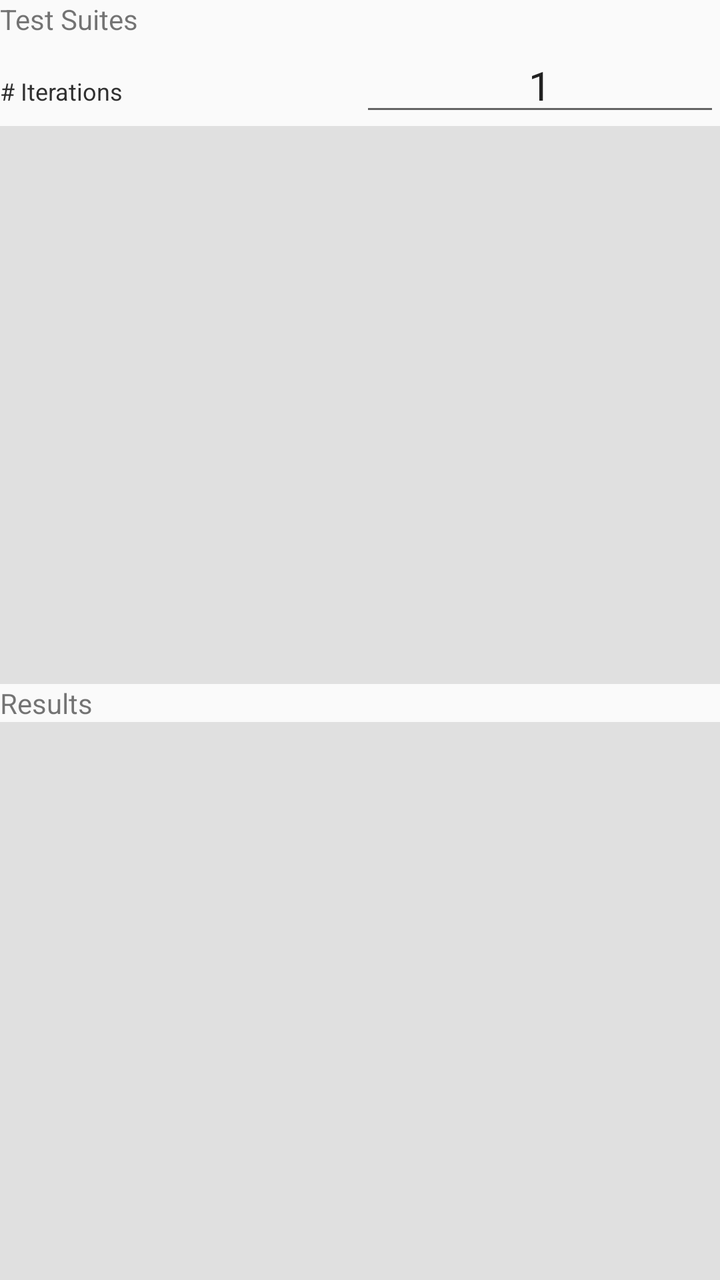
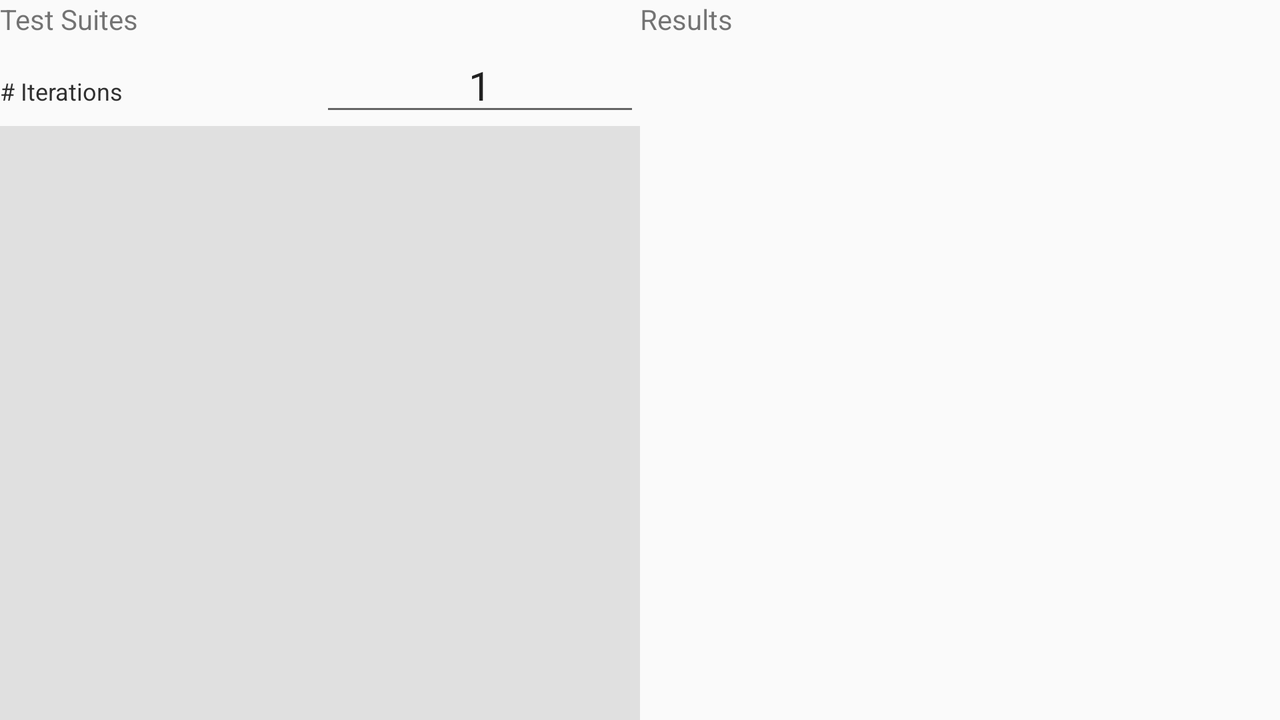

One screen, two layout resources from the same app: the default and the repository's alternative for another configuration. Each is rendered where Android would select it; the XML of both is given below.
<!-- AndroidManifest.xml: application theme AppTheme -->
<!-- res/layout/media_test_suites.xml -->
<?xml version="1.0" encoding="utf-8"?>
<LinearLayout
    xmlns:android="http://schemas.android.com/apk/res/android"
    xmlns:app="http://schemas.android.com/apk/res-auto"
    android:layout_width="match_parent"
    android:layout_height="match_parent"
    android:orientation="vertical">

    <TextView
        android:id="@+id/test_suite_options_header"
        android:layout_width="match_parent"
        android:layout_height="wrap_content"
        android:text="@string/test_suite_options_header"
        style="@style/Header" />

    <LinearLayout
        android:layout_width="match_parent"
        android:layout_height="wrap_content"
        android:orientation="horizontal">

        <TextView
            android:id="@+id/test_suite_iter_header"
            android:layout_width="match_parent"
            android:layout_height="wrap_content"
            android:layout_weight="1"
            android:text="@string/test_suite_iter_header"
            style="@style/SubHeader"/>

        <EditText
            android:id="@+id/test_suite_num_iter"
            android:layout_weight="1"
            android:layout_width="match_parent"
            android:layout_height="wrap_content"
            android:textSize="@dimen/tests_subheader_text_size"
            android:text="@string/test_suite_iter_default"
            android:gravity="center"
            android:inputType="number"
            />

    </LinearLayout>

    <androidx.recyclerview.widget.RecyclerView
        android:id="@+id/test_suite_options_list"
        android:layout_width="match_parent"
        android:layout_height="0dp"
        android:layout_weight="4"
        android:fillViewport="true"
        android:background="@color/background_grey"
        app:layoutManager="androidx.recyclerview.widget.LinearLayoutManager"
        app:layout_behavior="@string/appbar_scrolling_view_behavior" />

    <TextView
        android:id="@+id/test_suite_results_header"
        android:layout_width="match_parent"
        android:layout_height="wrap_content"
        android:text="@string/tests_results_header"
        style="@style/Header" />


    <androidx.recyclerview.widget.RecyclerView
        android:id="@+id/test_suite_results_container"
        android:layout_width="match_parent"
        android:layout_height="0dp"
        android:layout_weight="4"
        android:fillViewport="true"
        android:background="@color/background_grey"
        app:layoutManager="androidx.recyclerview.widget.LinearLayoutManager"
        app:layout_behavior="@string/appbar_scrolling_view_behavior" />


</LinearLayout>
<!-- resources referenced by this layout -->
<resources>
  <color name="background_grey">#e0e0e0</color>
  <dimen name="tests_subheader_text_size">20sp</dimen>
  <string name="test_suite_iter_default">1</string>
  <string name="test_suite_iter_header"># Iterations</string>
  <string name="test_suite_options_header">Test Suites</string>
  <string name="tests_results_header">Results</string>
  <style name="SubHeader" parent="TextAppearance.AppCompat">
          <item name="android:textColor">@color/text_dark</item>
          <item name="android:textSize">@dimen/tests_details_text_size</item>
      </style>
  <style name="AppTheme" parent="Theme.AppCompat.Light.DarkActionBar">
          
          <item name="colorPrimary">@color/colorPrimary</item>
          <item name="colorPrimaryDark">@color/colorPrimaryDark</item>
          <item name="colorAccent">@color/colorAccent</item>
  
          <item name="windowActionBar">false</item>
          <item name="windowNoTitle">true</item>
      </style>
  <color name="text_dark">#303030</color>
  <dimen name="tests_details_text_size">12sp</dimen>
  <color name="colorPrimary">#3f51b5</color>
  <color name="colorPrimaryDark">#303f9f</color>
  <color name="colorAccent">#ff4081</color>
</resources>
<!-- res/layout-land/media_test_suites.xml (the repository's variant of the layout above) -->
<!-- drawn on the phone turned sideways -->
<?xml version="1.0" encoding="utf-8"?>
<LinearLayout
    xmlns:android="http://schemas.android.com/apk/res/android"
    xmlns:app="http://schemas.android.com/apk/res-auto"
    android:layout_width="match_parent"
    android:layout_height="match_parent"
    android:weightSum="2"
    android:orientation="horizontal">

    <LinearLayout
        android:layout_width="match_parent"
        android:layout_height="match_parent"
        android:orientation="vertical"
        android:layout_weight="1">

        <TextView
            android:id="@+id/test_suite_options_header"
            android:layout_width="match_parent"
            android:layout_height="wrap_content"
            android:text="@string/test_suite_options_header"
            style="@style/Header" />

        <LinearLayout
            android:layout_width="match_parent"
            android:layout_height="wrap_content"
            android:orientation="horizontal">

            <TextView
                android:id="@+id/test_suite_iter_header"
                android:layout_width="match_parent"
                android:layout_height="wrap_content"
                android:layout_weight="1"
                android:text="@string/test_suite_iter_header"
                style="@style/SubHeader"/>

            <EditText
                android:id="@+id/test_suite_num_iter"
                android:layout_weight="1"
                android:layout_width="match_parent"
                android:layout_height="wrap_content"
                android:textSize="@dimen/tests_subheader_text_size"
                android:text="@string/test_suite_iter_default"
                android:gravity="center"
                android:inputType="number"
                />

        </LinearLayout>

        <androidx.recyclerview.widget.RecyclerView
            android:id="@+id/test_suite_options_list"
            android:layout_width="match_parent"
            android:layout_height="0dp"
            android:layout_weight="4"
            android:fillViewport="true"
            android:background="@color/background_grey"
            app:layoutManager=""
            app:layout_behavior="@string/appbar_scrolling_view_behavior" />
    </LinearLayout>

    <LinearLayout
        android:layout_width="match_parent"
        android:layout_height="match_parent"
        android:orientation="vertical"
        android:layout_weight="1">

        <TextView
            android:id="@+id/test_suite_results_header"
            android:layout_width="match_parent"
            android:layout_height="wrap_content"
            android:text="@string/tests_results_header"
            style="@style/Header" />

        <ScrollView
            android:layout_width="match_parent"
            android:layout_height="match_parent"
            android:layout_margin="@dimen/margin_small"
            android:fillViewport="true">

            <androidx.recyclerview.widget.RecyclerView
                android:id="@+id/test_suite_results_container"
                android:layout_width="match_parent"
                android:layout_height="wrap_content"
                android:orientation="vertical"
                android:showDividers="middle"
                android:divider="@drawable/test_result_divider">
            </androidx.recyclerview.widget.RecyclerView>
        </ScrollView>
    </LinearLayout>
</LinearLayout>
<!-- resources referenced by the variant -->
<!-- as the phone turned sideways resolves them -->
<resources>
  <color name="background_grey">#e0e0e0</color>
  <dimen name="margin_small">8dp</dimen>
  <dimen name="tests_subheader_text_size">20sp</dimen>
  <string name="test_suite_iter_default">1</string>
  <string name="test_suite_iter_header"># Iterations</string>
  <string name="test_suite_options_header">Test Suites</string>
  <string name="tests_results_header">Results</string>
  <style name="SubHeader" parent="TextAppearance.AppCompat">
          <item name="android:textColor">@color/text_dark</item>
          <item name="android:textSize">@dimen/tests_details_text_size</item>
      </style>
  <style name="AppTheme" parent="Theme.AppCompat.Light.DarkActionBar">
          
          <item name="colorPrimary">@color/colorPrimary</item>
          <item name="colorPrimaryDark">@color/colorPrimaryDark</item>
          <item name="colorAccent">@color/colorAccent</item>
  
          <item name="windowActionBar">false</item>
          <item name="windowNoTitle">true</item>
      </style>
  <color name="text_dark">#303030</color>
  <dimen name="tests_details_text_size">12sp</dimen>
  <color name="colorPrimary">#3f51b5</color>
  <color name="colorPrimaryDark">#303f9f</color>
  <color name="colorAccent">#ff4081</color>
</resources>
